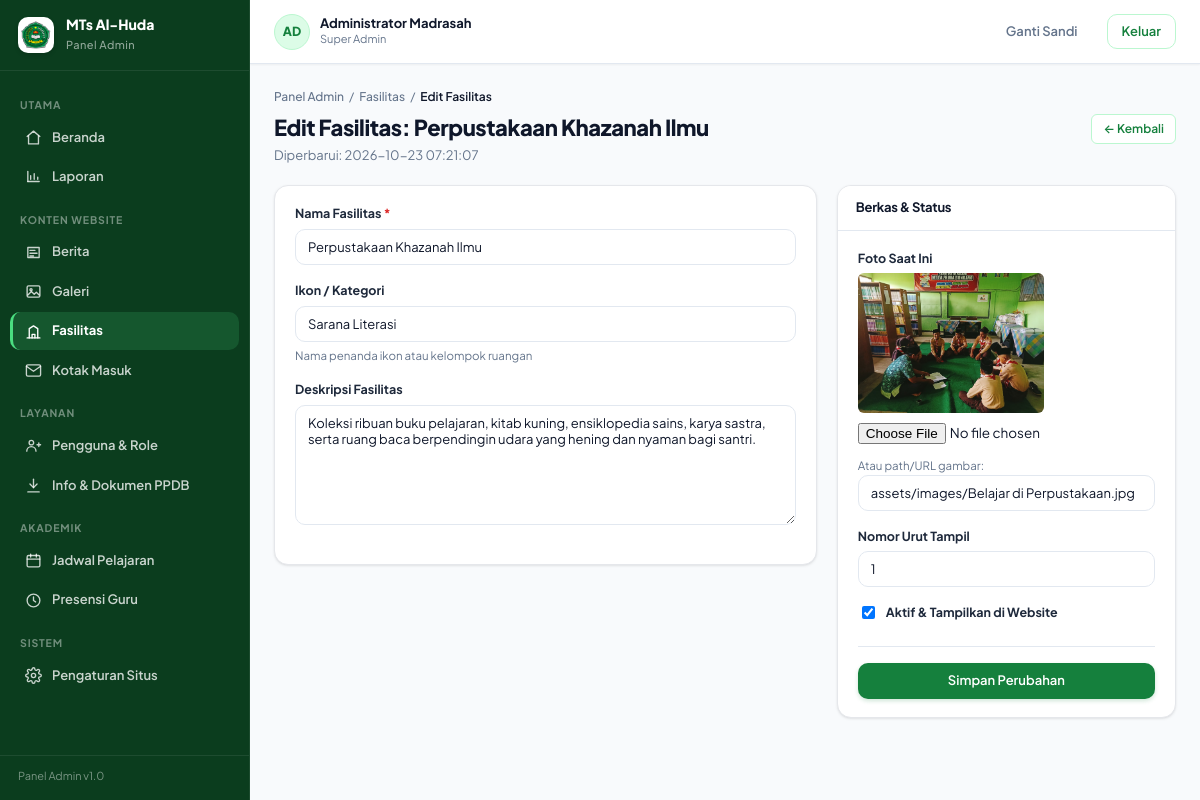
The page /admin/fasilitas/edit/1 (signed in) on the database its author committed.
### tables this page shows
CREATE TABLE `pengguna` (
  `id` bigint unsigned NOT NULL AUTO_INCREMENT,
  `username` varchar(60) NOT NULL,
  `email` varchar(160) DEFAULT NULL,
  `password_hash` varchar(255) NOT NULL,
  `name` varchar(120) NOT NULL,
  `nama` varchar(120) DEFAULT NULL,
  `role` enum('admin','operator','kepala','guru','siswa') NOT NULL DEFAULT 'siswa',
  `role_label` varchar(50) DEFAULT NULL,
  `phone` varchar(30) DEFAULT NULL,
  `telepon` varchar(30) DEFAULT NULL,
  `avatar_path` varchar(255) DEFAULT NULL,
  `foto_url` varchar(255) DEFAULT NULL,
  `is_active` tinyint(1) NOT NULL DEFAULT '1',
  `must_change_password` tinyint(1) NOT NULL DEFAULT '0',
  `failed_login_attempts` tinyint unsigned NOT NULL DEFAULT '0',
  `locked_until` datetime DEFAULT NULL,
  `last_login_at` datetime DEFAULT NULL,
  `last_login_ip` varchar(45) DEFAULT NULL,
  `created_at` datetime NOT NULL DEFAULT CURRENT_TIMESTAMP,
  `updated_at` datetime NOT NULL DEFAULT CURRENT_TIMESTAMP ON UPDATE CURRENT_TIMESTAMP,
  `deleted_at` datetime DEFAULT NULL,
  PRIMARY KEY (`id`),
  UNIQUE KEY `uq_pengguna_username` (`username`),
  UNIQUE KEY `uq_pengguna_email` (`email`),
  KEY `idx_pengguna_role` (`role`,`is_active`)
);

CREATE TABLE `fasilitas` (
  `id` bigint unsigned NOT NULL AUTO_INCREMENT,
  `name` varchar(120) NOT NULL,
  `nama_fasilitas` varchar(120) NOT NULL,
  `slug` varchar(140) NOT NULL,
  `category` varchar(60) NOT NULL DEFAULT 'Sarana Pembelajaran',
  `description` text DEFAULT NULL,
  `deskripsi` text DEFAULT NULL,
  `image_path` varchar(255) DEFAULT NULL,
  `gambar` varchar(255) DEFAULT NULL,
  `condition` enum('sangat_baik','baik','rusak_ringan','rusak_berat') NOT NULL DEFAULT 'baik',
  `kondisi` enum('sangat_baik','baik','rusak_ringan','rusak_berat') NOT NULL DEFAULT 'baik',
  `quantity` smallint unsigned NOT NULL DEFAULT '1',
  `jumlah` smallint unsigned NOT NULL DEFAULT '1',
  `sort_order` int NOT NULL DEFAULT '0',
  `is_active` tinyint(1) NOT NULL DEFAULT '1',
  `created_at` datetime NOT NULL DEFAULT CURRENT_TIMESTAMP,
  `updated_at` datetime NOT NULL DEFAULT CURRENT_TIMESTAMP ON UPDATE CURRENT_TIMESTAMP,
  `deleted_at` datetime DEFAULT NULL,
  PRIMARY KEY (`id`),
  UNIQUE KEY `uq_fasilitas_slug` (`slug`)
);

### app/Views/admin/fasilitas/edit.php (the view, shortened to what the rows shown need)
<?php
$facility = $data['facility'] ?? [];
$old = $data['old'] ?? [];
?>
<div class="breadcrumb">
    <a href="<?= base_url('admin') ?>">Panel Admin</a> / <a href="<?= base_url('admin/fasilitas') ?>">Fasilitas</a> / <b>Edit Fasilitas</b>
</div>
<div class="page-head">
    <div>
        <h1>Edit Fasilitas: <?= htmlspecialchars($facility['name'] ?? '', ENT_QUOTES, 'UTF-8') ?></h1>
        <p>Diperbarui: <?= htmlspecialchars($facility['updated_at'] ?? '', ENT_QUOTES, 'UTF-8') ?></p>
    </div>
    <div class="actions">
        <a class="btn btn-outline btn-sm" href="<?= base_url('admin/fasilitas') ?>">&larr; Kembali</a>
    </div>
</div>
<form method="post" action="<?= base_url('admin/fasilitas/update/' . $facility['id']) ?>" enctype="multipart/form-data" class="form-grid">
    <div class="card card-pad">
        <div class="field">
            <label for="name">Nama Fasilitas <span class="req">*</span></label>
            <input type="text" id="name" name="name" value="<?= htmlspecialchars($old['name'] ?? $facility['name'] ?? '', ENT_QUOTES, 'UTF-8') ?>" required>
        </div>
        <div class="field">
            <label for="icon">Ikon / Kategori</label>
            <input type="text" id="icon" name="icon" value="<?= htmlspecialchars($old['icon'] ?? $facility['category'] ?? $facility['icon'] ?? '', ENT_QUOTES, 'UTF-8') ?>">
            <div class="hint">Nama penanda ikon atau kelompok ruangan</div>
        </div>
        <div class="field">
            <label for="description">Deskripsi Fasilitas</label>
            <textarea id="description" name="description" style="min-height:120px"><?= htmlspecialchars($old['description'] ?? $facility['description'] ?? '', ENT_QUOTES, 'UTF-8') ?></textarea>
        </div>
    </div>
    <div>
        <div class="card card-pad">
            <div class="card-head" style="margin:-18px -20px 18px;padding:12px 18px">
                <h3 style="font-size:13px">Berkas &amp; Status</h3>
            </div>
            <div class="field">
                <label>Foto Saat Ini</label>
                <?php if (!empty($facility['image_path'])): ?>
                    <div style="margin-bottom:10px">
                        <img src="<?= base_url($facility['image_path']) ?>" style="max-height:140px;border-radius:6px;object-fit:cover" alt="Foto Fasilitas">
                    </div>
                <?php endif; ?>
                <input type="file" name="image_file" accept="image/png,image/jpeg,image/webp" style="margin-bottom:8px">
                <div class="hint">Atau path/URL gambar:</div>
                <input type="text" name="image_path" value="<?= htmlspecialchars($old['image_path'] ?? $facility['image_path'] ?? '', ENT_QUOTES, 'UTF-8') ?>">
            </div>
            <div class="field">
                <label for="sort_order">Nomor Urut Tampil</label>
                <input type="number" id="sort_order" name="sort_order" value="<?= htmlspecialchars($old['sort_order'] ?? $facility['sort_order'] ?? '0', ENT_QUOTES, 'UTF-8') ?>">
            </div>
            <div class="field">
                <?php $isActive = isset($old['is_active']) ? $old['is_active'] : ($facility['is_active'] ?? 1); ?>
                <label style="display:flex;align-items:center;gap:8px;cursor:pointer">
                    <input type="checkbox" name="is_active" value="1" <?= (int) $isActive === 1 ? 'checked' : '' ?>>
                    <span>Aktif &amp; Tampilkan di Website</span>
                </label>
            </div>
            <div style="margin-top:24px;border-top:1px solid var(--border);padding-top:16px">
                <button type="submit" class="btn btn-primary btn-block">Simpan Perubahan</button>
            </div>
        </div>
    </div>
</form>
<?php
$data['content'] = ob_get_clean();
require_once __DIR__ . '/../../layouts/admin.php';

### app/Views/layouts/admin.php (shortened to what the rows shown need)
<?php require_once __DIR__ . '/../../helpers.php'; ?>
<!DOCTYPE html>
<html lang="id">
<head>
    <link rel="stylesheet" href="<?= base_url('css/admin.css?v=' . (file_exists(__DIR__ . '/../../../public/css/admin.css') ? filemtime(__DIR__ . '/../../../public/css/admin.css') : '1.1')) ?>">
</head>
<body>
<div class="shell">
    <aside class="sidebar">
        <div class="side-brand">
            <img src="<?= base_url('assets/images/LOGO_MTS 1.png') ?>" alt="Logo MTs Al-Huda">
            <div>
                <b>MTs Al-Huda</b>
                <span>Panel Admin</span>
            </div>
        </div>
        <?php
        $currRoute = current_route();
        $routeParts = $currRoute === '' ? [] : explode('/', $currRoute);
        $currPage = $routeParts[1] ?? 'dashboard';
        $activeMenu = $data['active_menu'] ?? ($currPage === '' ? 'dashboard' : $currPage);
        ?>
        <nav class="side-nav">
            <div class="side-group">Utama</div>
            <a class="side-link <?= in_array($activeMenu, ['dashboard', 'admin', ''], true) ? 'on' : '' ?>" href="<?= base_url('admin') ?>">
                <svg viewBox="0 0 24 24"><path d="M3 10.5 12 3l9 7.5"/><path d="M5 9.5V21h14V9.5"/></svg>
                Beranda
            </a>
            <a class="side-link <?= $activeMenu === 'laporan' ? 'on' : '' ?>" href="<?= base_url('admin/laporan') ?>">
                <svg viewBox="0 0 24 24"><path d="M4 19V5"/><path d="M4 19h16"/><path d="M8 16v-5M13 16V8M18 16v-3"/></svg>
                Laporan
            </a>
            <div class="side-group">Konten Website</div>
            <a class="side-link <?= $activeMenu === 'berita' ? 'on' : '' ?>" href="<?= base_url('admin/berita') ?>">
                <svg viewBox="0 0 24 24"><path d="M4 5h16v14H4z"/><path d="M7 9h7M7 13h10M7 17h5"/></svg>
                Berita
            </a>
            <a class="side-link <?= $activeMenu === 'galeri' ? 'on' : '' ?>" href="<?= base_url('admin/galeri') ?>">
                <svg viewBox="0 0 24 24"><rect x="3" y="4" width="18" height="16" rx="2"/><circle cx="8.5" cy="9.5" r="1.5"/><path d="m4 17 5-5 4 4 3-3 4 4"/></svg>
                Galeri
            </a>
            <a class="side-link <?= $activeMenu === 'fasilitas' ? 'on' : '' ?>" href="<?= base_url('admin/fasilitas') ?>">
                <svg viewBox="0 0 24 24"><path d="M3 21h18"/><path d="M6 21V8l6-4 6 4v13"/><path d="M10 21v-5h4v5"/></svg>
                Fasilitas
            </a>
            <a class="side-link <?= $activeMenu === 'kontak' ? 'on' : '' ?>" href="<?= base_url('admin/kontak') ?>">
                <svg viewBox="0 0 24 24"><path d="M4 4h16c1.1 0 2 .9 2 2v12c0 1.1-.9 2-2 2H4c-1.1 0-2-.9-2-2V6c0-1.1.9-2 2-2z"/><polyline points="22,6 12,13 2,6"/></svg>
                Kotak Masuk
            </a>
            <div class="side-group">Layanan</div>
            <a class="side-link <?= $activeMenu === 'pengguna' ? 'on' : '' ?>" href="<?= base_url('admin/pengguna') ?>">
                <svg viewBox="0 0 24 24"><circle cx="9" cy="8" r="3.2"/><path d="M2.5 20a6.5 6.5 0 0 1 13 0"/><path d="M17 11h5M19.5 8.5v5"/></svg>
                Pengguna &amp; Role
            </a>
            <a class="side-link <?= $activeMenu === 'ppdb' ? 'on' : '' ?>" href="<?= base_url('admin/ppdb') ?>">
                <svg viewBox="0 0 24 24"><path d="M12 3v12"/><path d="m7 10 5 5 5-5"/><path d="M4 21h16"/></svg>
                Info &amp; Dokumen PPDB
            </a>
            <div class="side-group">Akademik</div>
            <a class="side-link <?= $activeMenu === 'jadwal' ? 'on' : '' ?>" href="<?= base_url('admin/jadwal') ?>">
                <svg viewBox="0 0 24 24"><rect x="3" y="5" width="18" height="16" rx="2"/><path d="M3 10h18M8 3v4M16 3v4"/></svg>
                Jadwal Pelajaran
            </a>
            <a class="side-link <?= $activeMenu === 'presensi' ? 'on' : '' ?>" href="<?= base_url('admin/presensi') ?>">
                <svg viewBox="0 0 24 24"><circle cx="12" cy="12" r="9"/><path d="M12 7v5l3 2"/></svg>
                Presensi Guru
            </a>
            <div class="side-group">Sistem</div>
            <a class="side-link <?= $activeMenu === 'pengaturan' ? 'on' : '' ?>" href="<?= base_url('admin/pengaturan') ?>">
                Pengaturan Situs
            </a>
        </nav>
        <div class="side-foot">Panel Admin v1.0</div>
    </aside>
    <div class="main">
        <header class="topbar">
            <div class="top-user">
                <div class="avatar"><?= htmlspecialchars(strtoupper(mb_substr((string) ($data['user']['name'] ?? 'A'), 0, 2)), ENT_QUOTES, 'UTF-8') ?></div>
                <div>
                    <b><?= htmlspecialchars((string) ($data['user']['name'] ?? ''), ENT_QUOTES, 'UTF-8') ?></b>
                    <span><?= htmlspecialchars((string) ($data['role'] ?? ''), ENT_QUOTES, 'UTF-8') ?></span>
                </div>
            </div>
            <a class="btn btn-ghost" href="<?= base_url('admin/ganti-sandi') ?>">Ganti Sandi</a>
            <form method="post" action="<?= base_url('admin/logout') ?>" style="margin:0">
                <button type="submit" class="btn btn-outline">Keluar</button>
            </form>
        </header>
        <div class="content">
            <?= $data['content'] ?>
        </div>
    </div>
</div>
</body>
</html>

### rows shown on the page
pengguna: name "AD", name "Administrator Madrasah", role_label.name "Perpustakaan Khazanah Ilmu", role_label.updated_at "2026-10-23 07:21:07", name "Perpustakaan Khazanah Ilmu", icon "Sarana Literasi", description "Koleksi ribuan buku pelajaran, kitab kuning, ensiklopedia sains, karya sastra, serta ruang baca berpendingin udara yang hening dan nyaman bagi santri.", role_label.image_path (picture), image_path "assets/images/Belajar di Perpustakaan.jpg", sort_order "1", role_label "☑"

### other values the page prints
$data['role'] "Super Admin"
